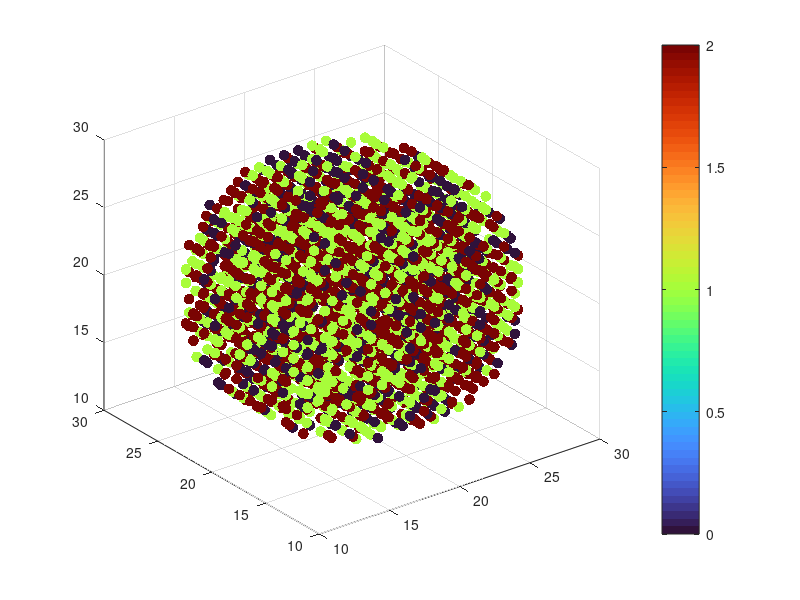

Write the MATLAB code that produced this figure. (Note: this script raises an error after producing the figure.)
N = 40;
step = [10,20,20,50,80];
%step = 100;
Step_end = length(step);
p = 4;
q = zeros(1,p);
q(1) = 14;
q(2) = 23;
q(3) = 30;
q(4) = 33;
L = sum(q);
x = 1:N;
y = x;
z = x;
[X1,X2,X3] = meshgrid(x,y,z);
X1 = X1(:);
X2 = X2(:);
X3 = X3(:);
Y = (1:N)'*ones(1,N);
v = (X1/N - 0.5).^2 + (X2/N - 0.5).^2 + (X3/N - 0.5).^2;

r = 0.06;
v(v > r) = 1;
v(v <= r) = 0;
X = Y';
%U = zeros(N);
%U = X + (Y-1) * p;
%U = floor((X - 1) / N * p1) + p1 * floor((Y - 1) / N * p1);
%U_1 = U(:);
%U = floor((X - 1) / N * p);
U = unidrnd(p + L,[N,N,N]);
% V = zeros([N,N,N]);
low = 0;
high = 0;
for i = 1:p
    low = high + 1;
    high = low + q(i);
    U((low <= U) &(U <= high)) = i;
end
U = U - 1;
U = U(:);
U(v == 1) = p-1;
% close all






% h = figure;
figure(11)
% scatter3(X1(v == 0),X2(v == 0),X3(v == 0),60,U(v == 0),'filled');
scatter3(X1(U<3),X2(U<3),X3(U<3),60,U(U<3),'filled');
colormap(turbo);
%shading interp;
shading flat;          
colorbar


% close all
% contourf(U,0:p-1,'LineStyle','none');
% colormap(jet);

% sigma = rand(p);
% sigma = sigma + sigma';
% sigma = 4 + sigma;
% % sigma = ones(p);
% fid = fopen( 'Phase_coefficient.txt' , 'w');
% for j = 1:p
%     fprintf(fid,'%f ',sigma(j,:)); 
%     fprintf(fid,'\n'); 
% end
% fclose(fid);

fid = fopen( 'Data.txt' , 'w');
fprintf(fid,'%d \n',U); 
fclose(fid);

fid = fopen( 'Output.txt' , 'r');
A = fscanf(fid,'%d');
fclose(fid);
W = U;





loops = 150;
M(loops) = struct('cdata',[],'colormap',[]);
for i = 1:20
    fid = fopen( 'Data.txt' , 'w');
    fprintf(fid,'%d \n',W); 
    fclose(fid);
    
    fid = fopen( 'Settings.txt' , 'w');
    fprintf(fid,'dim: %d, phases number: %d, points: %d, wide: %f\n',3,p,N,1/N);
    fprintf(fid,'eps_0: %f, rate: %f, eps_min: %f, iteration step: %d, delta_t: %f', 0.002, 2, 0.0004, i, 0.0001);
    fclose(fid);
    % dim: 2, phases number: 4, points: 100, wide: 0.01
    % eps_0: 0.1, rate: 2.0, eps_min: 0.01, iteration step: 27, delta_t: 0.002

    fprintf('Please make it run until it close.\n');
    testAC;
    fid = fopen( 'Output.txt' , 'r');
    A = fscanf(fid,'%d');
    fclose(fid);

    W = A;
    figure(12)
    scatter3(X1(A < 3),X2(A < 3),X3(A < 3),60,A(A < 3),'filled');
    colormap(turbo);
    shading flat;
    colorbar

    drawnow
    M(i) = getframe;
end
